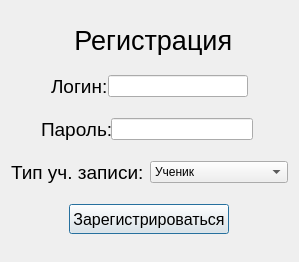
<?xml version="1.0" encoding="UTF-8"?>
<ui version="4.0">
 <class>Dialog</class>
 <widget class="QDialog" name="Dialog">
  <property name="geometry">
   <rect>
    <x>0</x>
    <y>0</y>
    <width>299</width>
    <height>262</height>
   </rect>
  </property>
  <property name="maximumSize">
   <size>
    <width>300</width>
    <height>300</height>
   </size>
  </property>
  <property name="windowTitle">
   <string>Dialog</string>
  </property>
  <layout class="QHBoxLayout" name="horizontalLayout_5">
   <item>
    <layout class="QVBoxLayout" name="verticalLayout">
     <item>
      <widget class="QLabel" name="label">
       <property name="sizePolicy">
        <sizepolicy hsizetype="Expanding" vsizetype="Preferred">
         <horstretch>0</horstretch>
         <verstretch>0</verstretch>
        </sizepolicy>
       </property>
       <property name="minimumSize">
        <size>
         <width>0</width>
         <height>0</height>
        </size>
       </property>
       <property name="maximumSize">
        <size>
         <width>16777215</width>
         <height>30</height>
        </size>
       </property>
       <property name="font">
        <font>
         <pointsize>20</pointsize>
        </font>
       </property>
       <property name="text">
        <string> Регистрация</string>
       </property>
       <property name="alignment">
        <set>Qt::AlignCenter</set>
       </property>
      </widget>
     </item>
     <item>
      <layout class="QHBoxLayout" name="horizontalLayout">
       <property name="spacing">
        <number>0</number>
       </property>
       <property name="leftMargin">
        <number>40</number>
       </property>
       <property name="rightMargin">
        <number>40</number>
       </property>
       <item>
        <widget class="QLabel" name="lbl_login">
         <property name="maximumSize">
          <size>
           <width>70</width>
           <height>40</height>
          </size>
         </property>
         <property name="font">
          <font>
           <pointsize>14</pointsize>
          </font>
         </property>
         <property name="text">
          <string>Логин:</string>
         </property>
        </widget>
       </item>
       <item>
        <widget class="QLineEdit" name="lineE_login">
         <property name="maximumSize">
          <size>
           <width>150</width>
           <height>16777215</height>
          </size>
         </property>
        </widget>
       </item>
      </layout>
     </item>
     <item>
      <layout class="QHBoxLayout" name="horizontalLayout_2">
       <property name="spacing">
        <number>0</number>
       </property>
       <property name="leftMargin">
        <number>30</number>
       </property>
       <property name="rightMargin">
        <number>35</number>
       </property>
       <item>
        <widget class="QLabel" name="lbl_password">
         <property name="maximumSize">
          <size>
           <width>70</width>
           <height>40</height>
          </size>
         </property>
         <property name="font">
          <font>
           <pointsize>14</pointsize>
          </font>
         </property>
         <property name="text">
          <string>Пароль:</string>
         </property>
        </widget>
       </item>
       <item>
        <widget class="QLineEdit" name="lineE_pasword">
         <property name="maximumSize">
          <size>
           <width>150</width>
           <height>16777215</height>
          </size>
         </property>
        </widget>
       </item>
      </layout>
     </item>
     <item>
      <layout class="QHBoxLayout" name="horizontalLayout_4">
       <property name="spacing">
        <number>0</number>
       </property>
       <property name="leftMargin">
        <number>0</number>
       </property>
       <property name="rightMargin">
        <number>0</number>
       </property>
       <item>
        <widget class="QLabel" name="lbl_account">
         <property name="maximumSize">
          <size>
           <width>140</width>
           <height>40</height>
          </size>
         </property>
         <property name="font">
          <font>
           <pointsize>14</pointsize>
          </font>
         </property>
         <property name="text">
          <string>Тип уч. записи:</string>
         </property>
        </widget>
       </item>
       <item>
        <widget class="QComboBox" name="CB_change_ac_type">
         <item>
          <property name="text">
           <string>Ученик</string>
          </property>
         </item>
         <item>
          <property name="text">
           <string>Учитель</string>
          </property>
         </item>
        </widget>
       </item>
      </layout>
     </item>
     <item>
      <layout class="QHBoxLayout" name="horizontalLayout_3">
       <item>
        <widget class="QPushButton" name="btn_enter">
         <property name="sizePolicy">
          <sizepolicy hsizetype="MinimumExpanding" vsizetype="Fixed">
           <horstretch>0</horstretch>
           <verstretch>0</verstretch>
          </sizepolicy>
         </property>
         <property name="minimumSize">
          <size>
           <width>0</width>
           <height>5</height>
          </size>
         </property>
         <property name="maximumSize">
          <size>
           <width>160</width>
           <height>30</height>
          </size>
         </property>
         <property name="font">
          <font>
           <pointsize>12</pointsize>
          </font>
         </property>
         <property name="layoutDirection">
          <enum>Qt::LeftToRight</enum>
         </property>
         <property name="text">
          <string>Зарегистрироваться</string>
         </property>
         <property name="default">
          <bool>false</bool>
         </property>
        </widget>
       </item>
      </layout>
     </item>
    </layout>
   </item>
  </layout>
 </widget>
 <resources/>
 <connections/>
</ui>
